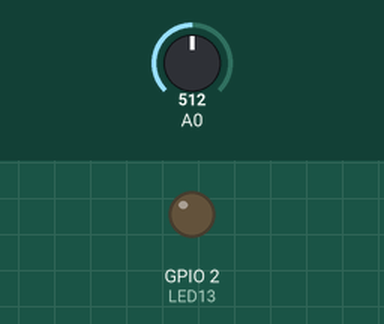
Recording of a program running on a simulated ESP8266 (NodeMCU). On the bench: output pins drawn as LEDs (lit = HIGH). The test bench sets the inputs (shaded band); at power-on: A0 = 512. WiFi joins after 1.5 s; servers stay silent unless stated; what the program prints to the serial monitor is not drawn.

Above: at 3.2 s.
3.3 s: A0 set to 541
4.8 s: A0 set to 562
At 5.7 s:
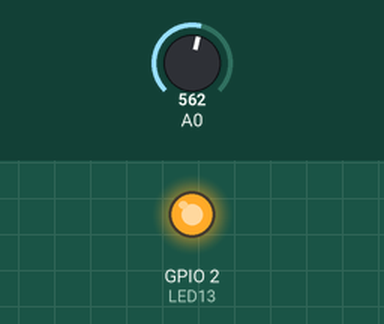
7.8 s: A0 set to 540
At 8.9 s:
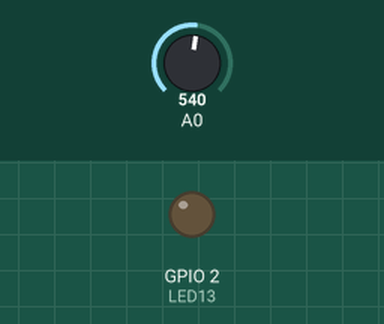
10.8 s: A0 set to 560
At 11.2 s:
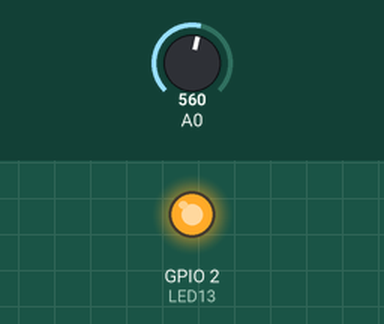
Timing chart, 0 to 13.3 s (numbered marks = the images above; inputs shaded):
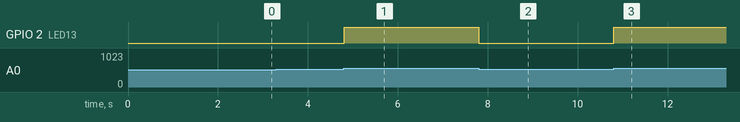

Measured:
- the behaviour switches between 550 and 551 on A0 (found by bisection; images 0 and 1)
- after the input at 3.3 s, every drawn part: stays the same
- after the input at 4.8 s, GPIO 2 (LED13): LOW → HIGH at once
- after the input at 7.8 s, GPIO 2 (LED13): HIGH → LOW at once
- after the input at 10.8 s, GPIO 2 (LED13): LOW → HIGH at once

The program:

main.cpp
```cpp
#include <Arduino.h>
#include <WebSocketsServer.h>
#include <ESPAsyncWebServer.h>

//const char* ssid = "Uschi Glas 123";                // fuwa zuhause
//const char* password = "78114472401919641055";
//const char* ssid = "FRITZ!Box 7412";                // spiellabor
//const char* password = "94639519706248825595";
const char* ssid = "WLAN-172715";                     // mom zuhause
const char* password = "78702967250420176341";

const char* sensorName = "MaysZimmer";

AsyncWebServer server(90);
WebSocketsServer webSocket = WebSocketsServer(1338);
char msg_buf[10];

unsigned long previousMillisGetHR = 0;  //--> will store the last time Millis (to get Heartbeat) was updated.
unsigned long previousMillisHR = 0;     //--> will store the last time Millis (to get BPM) was updated.

const long intervalGetHR = 10;          //--> Interval for reading heart rate (Heartbeat) = 10ms.
const long intervalHR = 10000;          //--> Interval for obtaining the BPM value based on the sample is 10 seconds.

const int PulseSensorHRWire = 0;        //--> PulseSensor connected to ANALOG PIN 0 (A0 / ADC 0).
int LED13 = 2;                          //--> LED to detect when the heart is beating. The LED is connected to PIN D1 (GPIO5) on the NodeMCU ESP12E.

int Threshold = 550;                    //--> Determine which Signal to "count as a beat" and which to ignore.
int cntHB = 0;                          //--> Variable for counting the number of heartbeats.
boolean ThresholdStat = true;           //--> Variable for triggers in calculating heartbeats.
int BPMval = 0;                         //--> Variable to hold the result of heartbeats calculation.
int tempVal = 0;
bool trackingStart = false;
uint8_t clientnum;

void onWebSocketEvent(uint8_t client_num, WStype_t type, uint8_t * payload, size_t length) {
    clientnum = client_num;
    // figuring out which ws event is occuring
    switch(type) {
        case WStype_DISCONNECTED:
            Serial.printf("[%u] Disconnected!\n", client_num);
            break;

        case WStype_CONNECTED:
            {
                IPAddress ip = webSocket.remoteIP(client_num);
                Serial.printf("[%u] Connection from ", client_num);
                Serial.println(ip.toString());
            }
            break;

        case WStype_TEXT:
            Serial.printf("[%u] Received text: %s\n", client_num, payload);
            if( strcmp((char *)payload, "getState") == 0) {
                sprintf(msg_buf, "%d", BPMval);
                Serial.printf("Sending to [%u]: %s\n", client_num, msg_buf);
                webSocket.sendTXT(client_num, msg_buf);
                trackingStart = true;
            } else {
                Serial.println("[%u] Message not recognized");
            }
            break;

        case WStype_BIN:
        case WStype_ERROR:
        case WStype_FRAGMENT_TEXT_START:
        case WStype_FRAGMENT_BIN_START:
        case WStype_FRAGMENT:
        case WStype_FRAGMENT_FIN:
        default:
            break;
    }
}

void trackCommand() {
    if (tempVal != BPMval) {
        sprintf(msg_buf, "%d", BPMval);
        Serial.printf("Sending to [%u]: %s\n", clientnum, msg_buf);
        webSocket.sendTXT(clientnum, msg_buf);
        tempVal = BPMval;
    }
}

void GetHeartRate() {
  // process for getting heartbeats
  unsigned long currentMillisGetHR = millis();

  if (currentMillisGetHR - previousMillisGetHR >= intervalGetHR) {
    previousMillisGetHR = currentMillisGetHR;

    int PulseSensorHRVal = analogRead(PulseSensorHRWire);

    if (PulseSensorHRVal < Threshold && ThresholdStat == true) {
      cntHB++;
      ThresholdStat = false;
      digitalWrite(LED13,LOW);
    }

    if (PulseSensorHRVal > Threshold) {
      ThresholdStat = true;
      digitalWrite(LED13,HIGH);
    }
  }

  // process for printing the BPM value every 10 sec
  unsigned long currentMillisHR = millis();

  if (currentMillisHR - previousMillisHR >= intervalHR) {
    previousMillisHR = currentMillisHR;

    BPMval = cntHB * 6;
    Serial.print("BPM : ");
    Serial.println(BPMval);

    cntHB = 0;
  }
}

void setup() {
    pinMode(LED13,OUTPUT);
    Serial.begin(9600);

    WiFi.begin(ssid, password);
    Serial.print("Connecting to  Wifi..");

    while (WiFi.status() != WL_CONNECTED) {
      delay(1000);
      Serial.print(".");
    }

    Serial.print("\nConnected");
    Serial.print("IP address: ");
    Serial.println(WiFi.localIP());

    server.begin();
    webSocket.begin();
    webSocket.onEvent(onWebSocketEvent);
}

void loop() {
    webSocket.loop();
    if (trackingStart)
        trackCommand();
    GetHeartRate();
}
```
